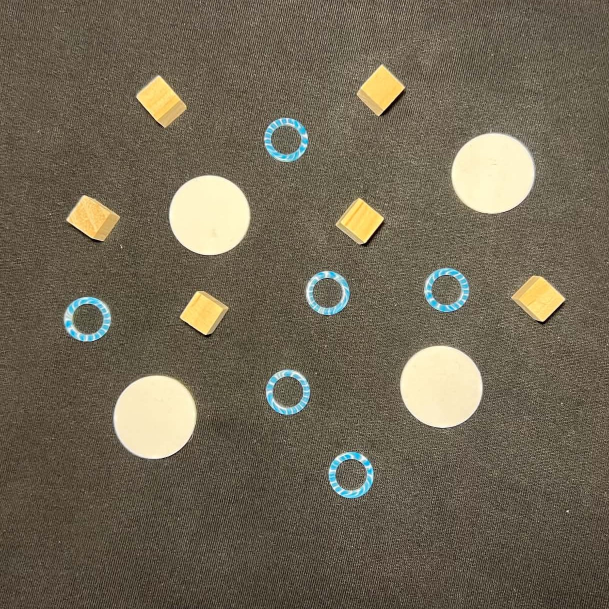
#> input picture k-means/czarne1.jpg, 1218 x 1218 px (shown at 1/2 size)
$ jupyter execute k-means_komor.ipynb
#> lines starting #> are read from the running program, lines starting #| are printed output that depends on the picture; after the words box and inside, x2 and y2 are one past the last pixel; in counts of white or black regions, pixels touching at a corner belong together; long printed decimals are rounded
# Klasyfikacja z wykorzystaniem k-means

[cell 1]
from skimage import io, color, morphology, filters, exposure, segmentation, measure
from matplotlib import pyplot as plt
import numpy as np
from scipy.cluster.vq import kmeans, vq
from sklearn.preprocessing import StandardScaler

[cell 2]
def plot(img, is_color=False):
    plt.figure(figsize=(8,8))
    if is_color:
        plt.imshow(img)
    else:
        plt.imshow(img, cmap = plt.cm.gray)

def plot_subplots(img1, img2):
    plt.figure(figsize=(12,12))
    plt.subplot(1,2,1)
    plt.imshow(img1, cmap = plt.cm.gray)
    plt.subplot(1,2,2)
    plt.imshow(img2, cmap = plt.cm.gray)
    plt.show()

[cell 3]
img = io.imread('czarne1.jpg')
#> img is the input picture: shape (1218, 1218, 3); mean R, G, B 111.6, 102.4, 84
plot(img, True)

## Preprocessing

#### RGB -> gray

[cell 4]
img_gray = color.rgb2gray(img)
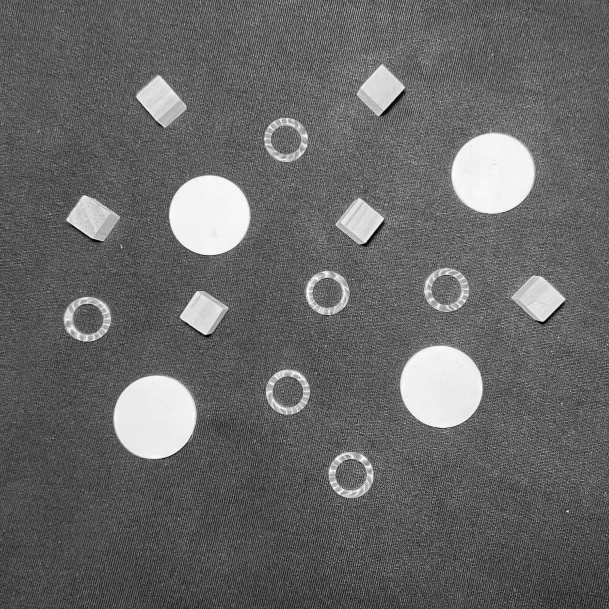
#> img_gray: shape (1218, 1218) float64 (shown at 1/2 size); min 0.0025, max 1, mean 0.404
plot_subplots(img, img_gray)

#### negative

[cell 5]
# img_negative = 1-img_gray
img_negative = img_gray
plot_subplots(img_gray, img_negative)
#> in plot_subplots (call 2), `plt.show()`:
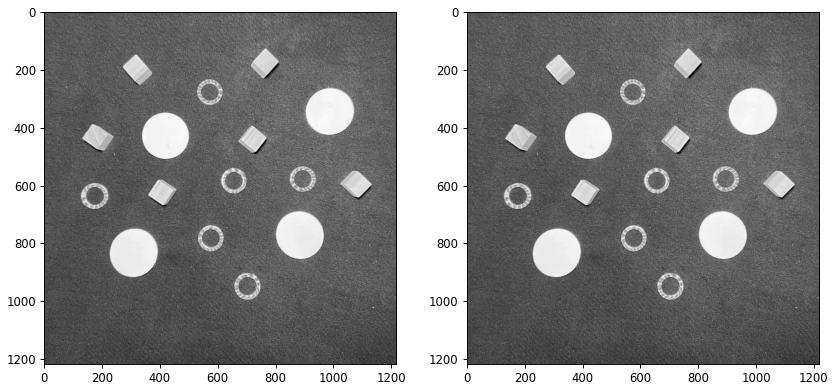
#> figure drawn by matplotlib, 2 panels

#### histogram equalization --- clahe

[cell 6]
img_equalized = exposure.equalize_adapthist(img_negative)
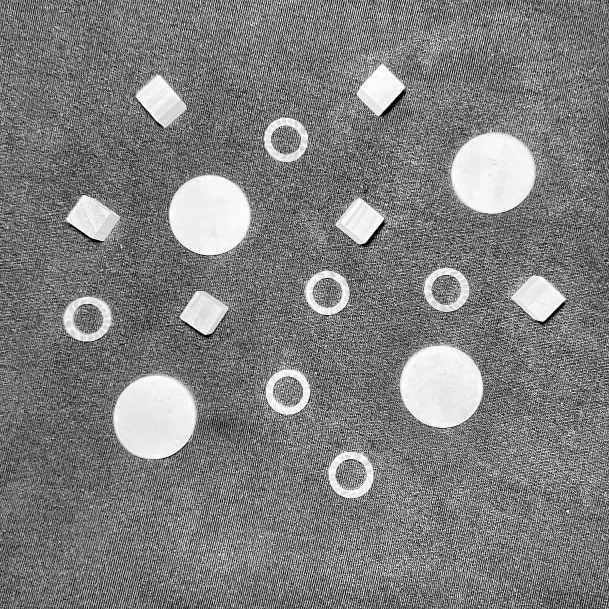
#> img_equalized: shape (1218, 1218) float64 (shown at 1/2 size); min 0, max 1, mean 0.496
img_equalized = (img_equalized*255).astype('uint8')
plot_subplots(img_negative, img_equalized)

#### mean filtering - wygładzanie

[cell 7]
img_filtered = filters.rank.mean(img_equalized, np.ones([21,21]))
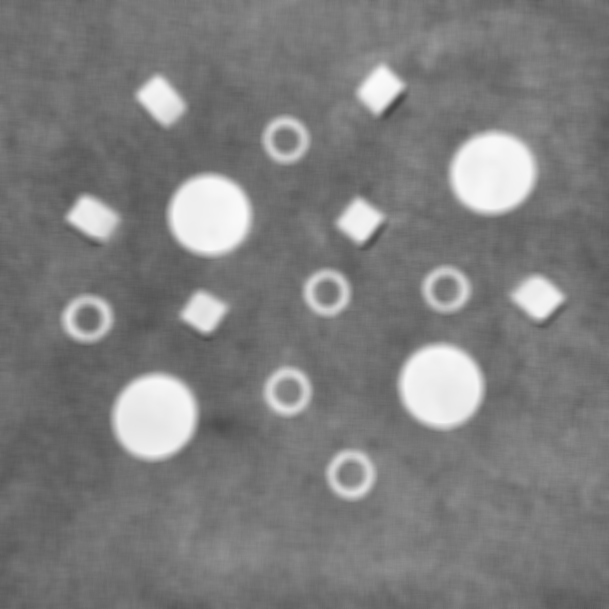
#> img_filtered: shape (1218, 1218) (shown at 1/2 size); min 69, max 250, mean 125.5
plot_subplots(img_equalized, img_filtered)

#### thresholding and binarization

[cell 8]
threshold = filters.threshold_otsu(img_filtered)
#> threshold = 168
# threshold = 130
img_bin = img_filtered > threshold
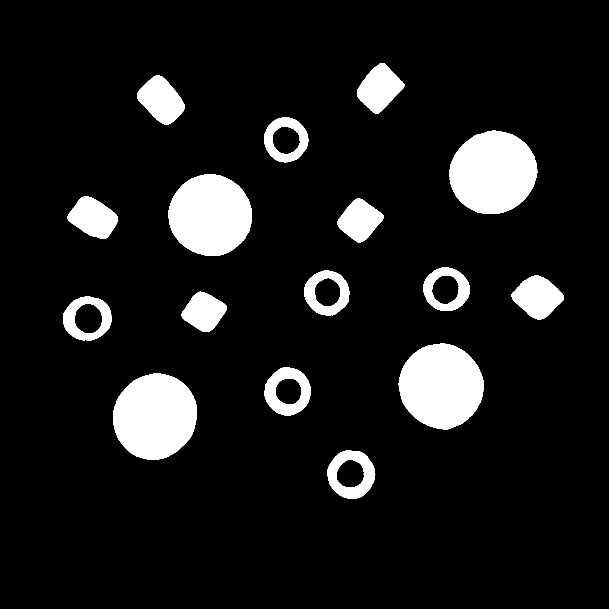
#> img_bin: shape (1218, 1218) bool (shown at 1/2 size); 9.9% white; 16 white regions, largest, box (x1, y1, x2, y2) and area: (899, 261, 1075, 428) 22671, (226, 747, 394, 920) 22578, (797, 687, 967, 859) 22353
plot_subplots(img_filtered, img_bin)

#### clear borders

[cell 9]
img_cleared_borders = segmentation.clear_border(img_bin)
plot_subplots(img_bin, img_cleared_borders)

####  remove noise - binary opening

[cell 10]
# img_opened = morphology.binary_opening(img_cleared_borders, np.ones([31,31]))
k = 7
img_opened = morphology.binary_opening(img_cleared_borders, np.ones([k,k]))
#> img_opened: shape (1218, 1218) bool; 9.9% white; 16 white regions, largest, box (x1, y1, x2, y2) and area: (899, 261, 1074, 428) 22662, (226, 747, 394, 920) 22578, (798, 687, 967, 859) 22348
plot_subplots(img_cleared_borders, img_opened)

####  fill holes - binary closing

[cell 11]
img_preprocessed = morphology.binary_closing(img_opened, np.ones([7,7]))
#> img_preprocessed: shape (1218, 1218) bool; 9.9% white; 16 white regions
plot_subplots(img_opened, img_preprocessed)

## Feature extraction

[cell 12]
def calc_rectangularity(area, bbox_area):
    return area/bbox_area


def calc_roundness(area, perimeter):
    return (4*np.pi*area)/perimeter**2


def calc_elongation(bbox_width, bbox_length):
    return 1 - bbox_width/bbox_length

### Find objects - connected-components labeling

[cell 13]
img_labeled = measure.label(img_preprocessed, connectivity=2)
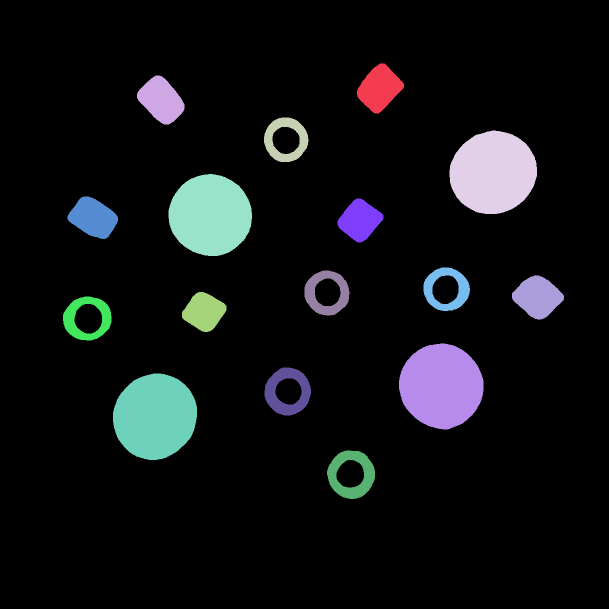
#> img_labeled: shape (1218, 1218) int32 (shown at 1/2 size); 17 distinct labels, from 0 to 16; one colour per label, 0 black
plot_subplots(img_preprocessed, img_labeled)

### Use regionprops to find some of the object properties/features

[cell 14]
regionprops = measure.regionprops(img_labeled)
#> regionprops = 16 regions; largest, box (x1, y1, x2, y2) and area: (899, 261, 1074, 428) 22662, (226, 747, 394, 920) 22578, (798, 687, 967, 859) 22348, (337, 348, 504, 512) 21282, (1024, 551, 1128, 639) 5937

### Get object labels (exclude 0 - background)

[cell 15]
labels = np.unique(img_labeled)[1:]
#> labels = [1, 2, 3, 4, 5, 6, 7, 8, 9, 10, 11, 12, 13, 14, 15, 16]
print(labels)
#| [ 1  2  3  4  5  6  7  8  9 10 11 12 13 14 15 16]

### Extract features and construct the features vector for each object
Features:

- roundness
- rectangularity
- elongation
- R channel of RGB color
- G channel of RGB color

[cell 16]
feature_vectors = []
for label, rp in zip(labels, regionprops):
    # get object of specific label
    obj = img_labeled == label
    # roundness
    roundness = calc_roundness(rp.area, rp.perimeter)
    # rectangularity
    rectangularity = calc_rectangularity(rp.area, rp.bbox_area)
    # elongation
    # elongation = calc_elongation(rp.bbox[3] - rp.bbox[2], rp.bbox[1] - rp.bbox[0])
    # corrected?
    elongation = calc_elongation(rp.bbox[3] - rp.bbox[1], rp.bbox[2] - rp.bbox[0])
    # R color channel
    red_color = img[:,:,0][obj].mean()
    # G color channel
    green_color = img[:,:,1][obj].mean()
    area = rp.area
    # construct feature vector
    feature_vector = [roundness, rectangularity, elongation, red_color, green_color, area]

    # add feature vector to the list containing feature vectors of the other objects
    feature_vectors.append(feature_vector)
#> this loop made 16 passes
#> (roundness, rectangularity, elongation, red_color, green_color, area) on passes 1 to 12: (0.848, 0.61, 0.06, 233.1, 201.2, 5731), (0.851, 0.629, 0.0306, 236.1, 203.7, 5859), (0.218, 0.488, 0, 127.7, 188.3, 3864), (0.901, 0.775, -0.0479, 244.7, 236.4, 22662), (0.897, 0.777, -0.0183, 247.1, 238.8, 21282), (0.817, 0.65, -0.188, 235, 195.8, 5584), (0.837, 0.62, -0.0455, 238.8, 208.9, 5021), (0.213, 0.484, -0.069, 131.2, 187.8, 3913), (0.226, 0.503, 0, 147.4, 186.4, 4071), (0.854, 0.649, -0.182, 237.5, 206, 5937), (0.83, 0.663, -0.113, 242.1, 210.3, 4719), (0.212, 0.486, -0.102, 138.5, 191.5, 4146)
#> pass 1, `obj = img_labeled == label`:
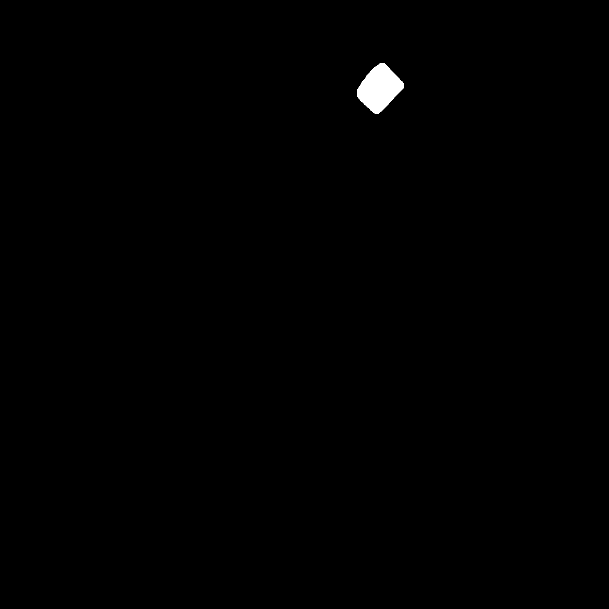
#> obj: shape (1218, 1218) bool (shown at 1/2 size); 0.39% white; 1 white region, box (x1, y1, x2, y2) and area: (714, 127, 808, 227) 5731
#> after the loop, feature_vectors = 16 items
    # print(rp.bbox)

## Object classification - K-means clustering

### Convert list of features vectors to numpy array

[cell 17]
feature_vectors = np.array(feature_vectors)
#> feature_vectors = 16 rows, first 6: [0.848, 0.61, 0.06, 233.1, 201.2, 5731], [0.851, 0.629, 0.0306, 236.1, 203.7, 5859], [0.218, 0.488, 0, 127.7, 188.3, 3864], [0.901, 0.775, -0.0479, 244.7, 236.4, 22662], [0.897, 0.777, -0.0183, 247.1, 238.8, 21282], [0.817, 0.65, -0.188, 235, 195.8, 5584]
feature_vectors = StandardScaler().fit_transform(feature_vectors)
#> feature_vectors = 16 rows, first 6: [0.72, -0.101, 1.32, 0.628, -0.168, -0.461], [0.73, 0.0814, 0.916, 0.686, -0.0434, -0.444], [-1.32, -1.23, 0.5, -1.41, -0.809, -0.708], [0.891, 1.44, -0.153, 0.851, 1.59, 1.78], [0.878, 1.45, 0.25, 0.897, 1.71, 1.6], [0.621, 0.278, -2.06, 0.664, -0.439, -0.48]

### K-means clustering

#### Calculate centorids

[cell 18]
# initial_k = np.stack([feature_vectors[10], feature_vectors[12], feature_vectors[14]])
initial_k = 3
centroids, _ = kmeans(feature_vectors, k_or_guess=initial_k, iter=20000, thresh=0.01)
#> centroids = [[-1.29, -1.1, 0.205, -1.28, -0.993, -0.655], [0.89, 1.43, 0.432, 0.867, 1.51, 1.72], [0.693, 0.151, -0.493, 0.705, -0.0126, -0.494]]
print(centroids)
#| [[-1.286 -1.105  0.2052  -1.283  -0.9932 -0.6553]
#|  [ 0.8899  1.430  0.4319  0.8667  1.509  1.725]
#|  [ 0.6929  0.1513 -0.4932    0.7048 -0.01261 -0.4944]]

#### Assign class to each observation

[cell 19]
classes, _ = vq(feature_vectors, centroids)
#> classes = [2, 2, 0, 1, 1, 2, 2, 0, 0, 2, 2, 0, 1, 0, 1, 0]
print(classes)
#| [2 2 0 1 1 2 2 0 0 2 2 0 1 0 1 0]

### Create mask for each class

[cell 20]
masks = {}
for c in np.unique(classes):
    mask = np.zeros(img_labeled.shape)
    # print(img_labeled.shape)
    for label in labels[classes == c]:
        mask += img_labeled == label
    masks = {**masks, c: mask.astype(bool)}
#> this loop made 3 passes
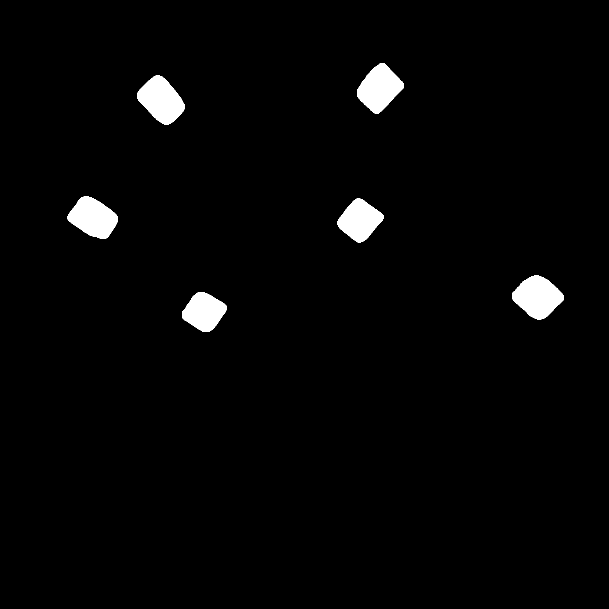
#> mask: shape (1218, 1218) float64 (shown at 1/2 size); values 0 (black) and 1 (white), 2.2% white; 6 white regions, box (x1, y1, x2, y2) and area: (1024, 551, 1128, 639) 5937, (274, 151, 369, 249) 5859, (714, 127, 808, 227) 5731, (135, 393, 236, 478) 5584, (675, 397, 767, 485) 5021, (364, 584, 453, 664) 4719
#> after the loop, masks = 3 items

### Mark classified objects

[cell 21]
def mark_objects(img, mask, colors):
#> called with colors = (255, 0, 0)
    img_copy = img.copy()
    img_copy[mask, 0] = colors[0]
    img_copy[mask, 1] = colors[1]
    img_copy[mask, 2] = colors[2]
    plt.figure(figsize=(16,24))
    plt.subplot(1,3,1)
    plt.imshow(img)
    plt.subplot(1,3,2)
    plt.imshow(mask, cmap=plt.cm.gray)
    plt.subplot(1,3,3)
    plt.imshow(img_copy)
    plt.show()

[cell 22]
mark_objects(img, masks[0], (255,0,0))

[cell 23]
mark_objects(img, masks[1], (0,255,0))

[cell 24]
mark_objects(img, masks[2], (0,0,255))
#> call 3 of mark_objects, with colors = (0, 0, 255)
#> in mark_objects (call 3), `img_copy[mask, 2] = colors[2]`:
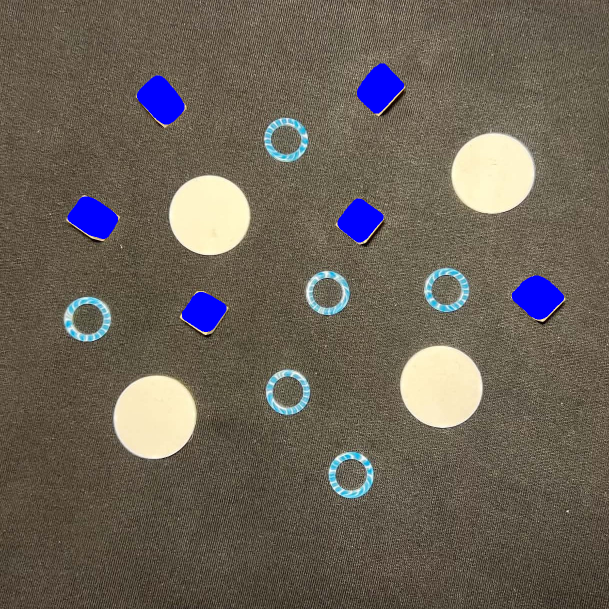
#> img_copy: shape (1218, 1218, 3) (shown at 1/2 size); mean R, G, B 106.3, 97.9, 87
#> in mark_objects (call 3), `plt.show()`:
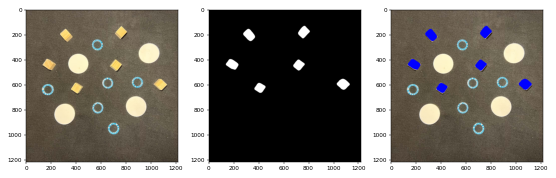
#> figure drawn by matplotlib, 3 panels
